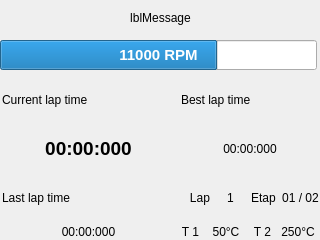
<ui version="4.0" >
 <class>MainWin</class>
 <widget class="QDialog" name="MainWin" >
  <property name="geometry" >
   <rect>
    <x>0</x>
    <y>0</y>
    <width>320</width>
    <height>240</height>
   </rect>
  </property>
  <property name="windowTitle" >
   <string>OpenChrono - Main window</string>
  </property>
  <widget class="QWidget" name="layoutWidget" >
   <property name="geometry" >
    <rect>
     <x>2</x>
     <y>78</y>
     <width>317</width>
     <height>161</height>
    </rect>
   </property>
   <layout class="QGridLayout" >
    <property name="margin" >
     <number>0</number>
    </property>
    <property name="spacing" >
     <number>6</number>
    </property>
    <item row="2" column="0" >
     <widget class="QLabel" name="lbl2LastTime" >
      <property name="font" >
       <font>
        <pointsize>9</pointsize>
       </font>
      </property>
      <property name="text" >
       <string>Last lap time</string>
      </property>
     </widget>
    </item>
    <item row="1" column="1" >
     <widget class="QLabel" name="lblBestLapTime" >
      <property name="text" >
       <string>00:00:000</string>
      </property>
      <property name="alignment" >
       <set>Qt::AlignCenter</set>
      </property>
     </widget>
    </item>
    <item row="0" column="0" >
     <widget class="QLabel" name="lbl2CurrTime" >
      <property name="font" >
       <font>
        <pointsize>9</pointsize>
       </font>
      </property>
      <property name="text" >
       <string>Current lap time</string>
      </property>
     </widget>
    </item>
    <item row="1" column="0" >
     <widget class="QLabel" name="lblCurrLapTime" >
      <property name="font" >
       <font>
        <pointsize>14</pointsize>
        <weight>75</weight>
        <bold>true</bold>
       </font>
      </property>
      <property name="text" >
       <string>00:00:000</string>
      </property>
      <property name="alignment" >
       <set>Qt::AlignCenter</set>
      </property>
     </widget>
    </item>
    <item row="0" column="1" >
     <widget class="QLabel" name="lbl2BestTime" >
      <property name="font" >
       <font>
        <pointsize>9</pointsize>
       </font>
      </property>
      <property name="text" >
       <string>Best lap time</string>
      </property>
     </widget>
    </item>
    <item row="3" column="0" >
     <widget class="QLabel" name="lblLastLapTime" >
      <property name="text" >
       <string>00:00:000</string>
      </property>
      <property name="alignment" >
       <set>Qt::AlignCenter</set>
      </property>
     </widget>
    </item>
    <item row="2" column="1" >
     <layout class="QHBoxLayout" >
      <property name="spacing" >
       <number>6</number>
      </property>
      <property name="margin" >
       <number>0</number>
      </property>
      <item>
       <widget class="QLabel" name="lbl2Lap" >
        <property name="font" >
         <font>
          <pointsize>9</pointsize>
         </font>
        </property>
        <property name="text" >
         <string>Lap</string>
        </property>
        <property name="alignment" >
         <set>Qt::AlignRight|Qt::AlignTrailing|Qt::AlignVCenter</set>
        </property>
       </widget>
      </item>
      <item>
       <widget class="QLabel" name="lblLap" >
        <property name="text" >
         <string>1</string>
        </property>
        <property name="alignment" >
         <set>Qt::AlignCenter</set>
        </property>
       </widget>
      </item>
      <item>
       <layout class="QHBoxLayout" >
        <property name="spacing" >
         <number>6</number>
        </property>
        <property name="margin" >
         <number>0</number>
        </property>
        <item>
         <widget class="QLabel" name="lbl2Etap" >
          <property name="font" >
           <font>
            <pointsize>9</pointsize>
           </font>
          </property>
          <property name="text" >
           <string>Etap</string>
          </property>
         </widget>
        </item>
        <item>
         <widget class="QLabel" name="lblEtap" >
          <property name="text" >
           <string>01 / 02</string>
          </property>
          <property name="alignment" >
           <set>Qt::AlignCenter</set>
          </property>
         </widget>
        </item>
       </layout>
      </item>
     </layout>
    </item>
    <item row="3" column="1" >
     <layout class="QHBoxLayout" >
      <property name="spacing" >
       <number>6</number>
      </property>
      <property name="margin" >
       <number>0</number>
      </property>
      <item>
       <widget class="QLabel" name="lbl2Tmp1" >
        <property name="sizePolicy" >
         <sizepolicy vsizetype="Fixed" hsizetype="Fixed" >
          <horstretch>0</horstretch>
          <verstretch>0</verstretch>
         </sizepolicy>
        </property>
        <property name="font" >
         <font>
          <pointsize>9</pointsize>
         </font>
        </property>
        <property name="text" >
         <string>T 1</string>
        </property>
        <property name="alignment" >
         <set>Qt::AlignRight|Qt::AlignTrailing|Qt::AlignVCenter</set>
        </property>
       </widget>
      </item>
      <item>
       <widget class="QLabel" name="lblTemp1" >
        <property name="sizePolicy" >
         <sizepolicy vsizetype="Fixed" hsizetype="Fixed" >
          <horstretch>1</horstretch>
          <verstretch>0</verstretch>
         </sizepolicy>
        </property>
        <property name="minimumSize" >
         <size>
          <width>42</width>
          <height>0</height>
         </size>
        </property>
        <property name="text" >
         <string>50°C</string>
        </property>
        <property name="alignment" >
         <set>Qt::AlignCenter</set>
        </property>
       </widget>
      </item>
      <item>
       <widget class="QLabel" name="lbl2Temp2" >
        <property name="sizePolicy" >
         <sizepolicy vsizetype="Fixed" hsizetype="Fixed" >
          <horstretch>0</horstretch>
          <verstretch>0</verstretch>
         </sizepolicy>
        </property>
        <property name="font" >
         <font>
          <pointsize>9</pointsize>
         </font>
        </property>
        <property name="text" >
         <string>T 2</string>
        </property>
        <property name="alignment" >
         <set>Qt::AlignRight|Qt::AlignTrailing|Qt::AlignVCenter</set>
        </property>
       </widget>
      </item>
      <item>
       <widget class="QLabel" name="lblTemp2" >
        <property name="sizePolicy" >
         <sizepolicy vsizetype="Fixed" hsizetype="Fixed" >
          <horstretch>0</horstretch>
          <verstretch>0</verstretch>
         </sizepolicy>
        </property>
        <property name="minimumSize" >
         <size>
          <width>42</width>
          <height>0</height>
         </size>
        </property>
        <property name="text" >
         <string>250°C</string>
        </property>
        <property name="alignment" >
         <set>Qt::AlignCenter</set>
        </property>
       </widget>
      </item>
     </layout>
    </item>
   </layout>
  </widget>
  <widget class="Ticker" name="lblMessage" >
   <property name="geometry" >
    <rect>
     <x>2</x>
     <y>2</y>
     <width>317</width>
     <height>31</height>
    </rect>
   </property>
   <property name="text" >
    <string>lblMessage</string>
   </property>
   <property name="alignment" >
    <set>Qt::AlignCenter</set>
   </property>
  </widget>
  <widget class="QRPMMeter" name="GraphicRPM" >
   <property name="geometry" >
    <rect>
     <x>0</x>
     <y>40</y>
     <width>317</width>
     <height>30</height>
    </rect>
   </property>
   <property name="font" >
    <font>
     <pointsize>11</pointsize>
     <weight>75</weight>
     <bold>true</bold>
    </font>
   </property>
   <property name="maximum" >
    <number>16000</number>
   </property>
   <property name="value" >
    <number>11000</number>
   </property>
   <property name="alignment" >
    <set>Qt::AlignHCenter</set>
   </property>
   <property name="textVisible" >
    <bool>true</bool>
   </property>
   <property name="orientation" >
    <enum>Qt::Horizontal</enum>
   </property>
   <property name="invertedAppearance" >
    <bool>false</bool>
   </property>
   <property name="format" >
    <string>%v RPM</string>
   </property>
  </widget>
 </widget>
 <customwidgets>
  <customwidget>
   <class>QRPMMeter</class>
   <extends>QProgressBar</extends>
   <header>qrpmmeter.h</header>
  </customwidget>
  <customwidget>
   <class>Ticker</class>
   <extends>QLabel</extends>
   <header>ticker.h</header>
  </customwidget>
 </customwidgets>
 <resources/>
 <connections/>
</ui>
